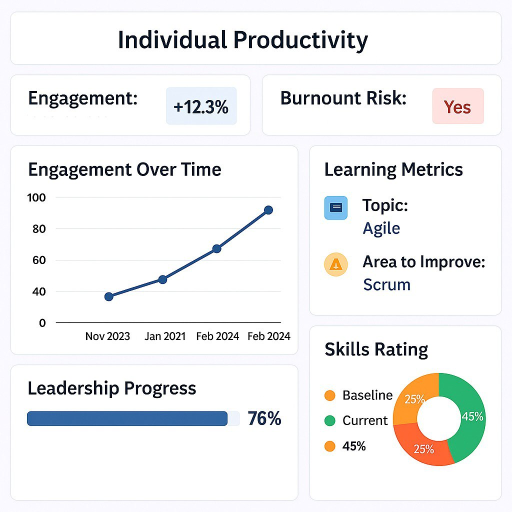
#> input picture test.jpeg, 1024 x 1024 px, given in place of the camera (shown at 1/2 size)
$ python video_demo_1.py
#> lines starting #> are read from the running program, lines starting #| are printed output that depends on the picture; after the words box and inside, x2 and y2 are one past the last pixel; in counts of white or black regions, pixels touching at a corner belong together
# Demo for video processing

import cv2
import numpy as np
import time

# Load the video
video = cv2.VideoCapture(0)

# Check if the video was opened successfully
if not video.isOpened():
    print("Error: Could not open video.")
    exit()

# Set the video to 60 FPS
video.set(cv2.CAP_PROP_FPS, 60)

while True:

    start_time = time.time()

    ret, image = video.read()
#> image is the input picture: shape (1024, 1024, 3); mean B, G, R 240.4, 240, 239.3
    print("ORIGINAL SHAPE")
    print(image.shape)
#| (1024, 1024, 3)
    if not ret:
        break

    # Resize the frame
    frame = cv2.resize(image, (320, 240)) # Tuple of width and height
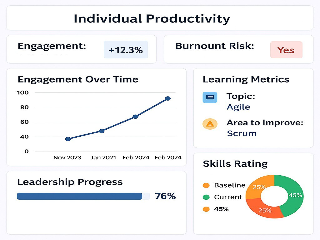
#> frame: shape (240, 320, 3); mean B, G, R 240.6, 240.2, 239.5
    print("RESIZED SHAPE")
    print(frame.shape)
#| (240, 320, 3)
    # Convert the image to HSV for better color detection
    hsv = cv2.cvtColor(frame, cv2.COLOR_BGR2HSV)
#> hsv: shape (240, 320, 3); mean H, S, V 40.1, 12.8, 244.2

    # do blur to reduce noise
    blur = cv2.GaussianBlur(hsv, (5, 5), 0)
#> blur: shape (240, 320, 3); mean H, S, V 40.1, 12.8, 244.2

    # Define range for red color detection
    # Red has hue around 0 or 180 in HSV, so we need two ranges
    lower_red1 = np.array([0, 100, 100])
    upper_red1 = np.array([10, 255, 255])
    lower_red2 = np.array([160, 100, 100])
    upper_red2 = np.array([180, 255, 255])

    # Create masks for red detection
    mask1 = cv2.inRange(blur, lower_red1, upper_red1)
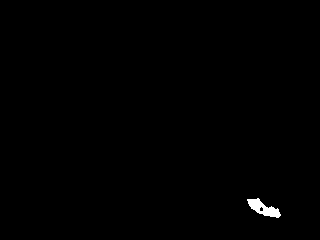
#> mask1: shape (240, 320); 0.42% white; 1 white region, box (x1, y1, x2, y2) and area: (247, 198, 281, 218) 320
    mask2 = cv2.inRange(blur, lower_red2, upper_red2)
#> mask2: shape (240, 320); every value is 0

    # Combine the masks
    red_mask = mask1 + mask2

    # Apply the mask to the resized frame instead of original image
    red_only = cv2.bitwise_and(frame, frame, mask=red_mask)

    # Show the original frame and the red detection
    cv2.imshow('Original', frame)
    cv2.imshow('Red Detection', red_only)

    end_time = time.time()
    print(f"Time taken: {end_time - start_time} seconds")

    # In FPS mode
    fps = 1 / (end_time - start_time)

    print(f"FPS: {fps}")

    if fps > 60:
        # DO SOMETHING WITH ARDUINO
        pass
        # my_function_que_activa_el_motor()
    else:
        # DO SOMETHING WITH ARDUINO
        pass
        # my_function_que_desactiva_el_motor()

    if cv2.waitKey(1) & 0xFF == ord('q'):
#> (key q is pressed here)
        break

cv2.destroyAllWindows()
